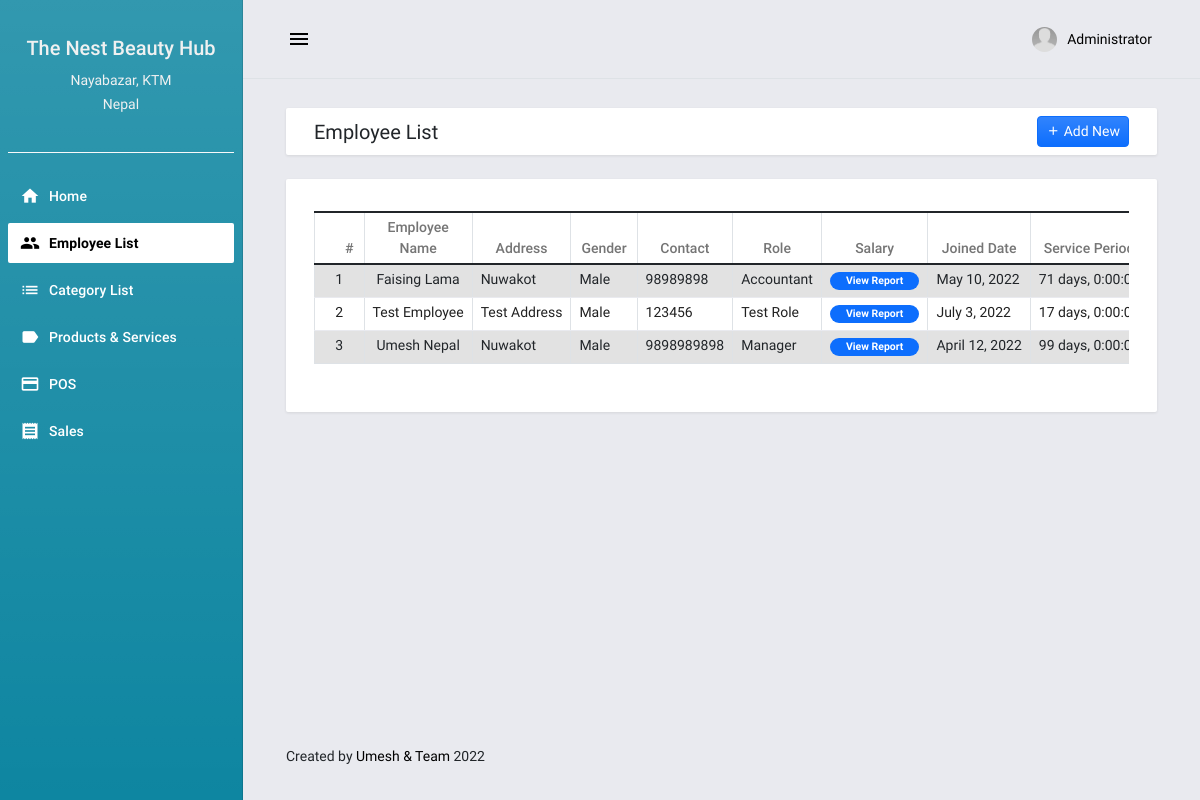
Screenshot of /employee (signed in) with the database file from the repository.
### posApp/models.py (models this page shows, shortened)
class Employee(models.Model):
    Full_Name = models.TextField(null=True)
    Address = models.TextField(blank=True,null= True)
    Contact = models.TextField(null=True)
    Joined_Date = models.DateField(blank=True,null= True)
    Gender = models.TextField(null=True)
    Salary = models.IntegerField(null=True)
    Role = models.TextField(null=True)

### posApp/views.py (the view)
# urls.py: path('employee', views.employee, name="employee-page"),
@login_required()
def employee(request):
    employees=Employee.objects.all().order_by('Full_Name')
    today = date.today()
    if request.method == 'POST':
        fullName = request.POST.get('fullName')
        address = request.POST.get('address')
        gender = request.POST.get('gender')
        contact = request.POST.get('contact')
        salary = request.POST.get('salary')
        role = request.POST.get('role')
        joinedDate = request.POST.get('joinedDate')
        data=Employee(Full_Name=fullName,Address=address,Gender=gender,Contact=contact,Salary=salary,Role=role,Joined_Date=joinedDate)
        data.save()
        messages.success(request, 'New Employee Added Successfully!')
        return redirect('employee-page')
    else:
        context = {
            'page_title' : "Employee",
            'employee':employees,
            'today':today
        }
        return render(request, 'posApp/employee.html',context)

### posApp/templates/posApp/employee.html (shortened to what this page needs)
{% extends "posApp/base.html" %} {% block pageContent %}
{% load mathfilters %}
<div class="mdc-layout-grid__cell stretch-card mdc-layout-grid__cell--span-12">
    <div class="mdc-card py-2">
        <div class="d-flex justify-content-between align-items-center">
            <h4 class="card-title mb-0">Employee List</h4>
            <div class="text-start">
                <button class="btn btn-primary bg-gradient btn-sm rounded-2" id="create_new" data-bs-toggle="modal" data-bs-target="#exampleModal"><i class="mdi mdi-plus"></i><span> Add New</span></button>
            </div>
        </div>
    </div>
</div>
<div class="mdc-layout-grid__cell stretch-card mdc-layout-grid__cell--span-12">
    <div class="mdc-card">
        <div class="table-responsive">
            <table class="table table-striped table-bordered">
                <colgroup>
                    <col width="5%">
                    <col width="15%">
                    <col width="10%">
                    <col width="10%">
                    <col width="10%">
                    <col width="15%">
                    <col width="15%">
                    <col width="10%">
                    <col width="10%">
                    <col width="10%">
                </colgroup>
                <thead>
                    <tr>
                        <th class="text-center py-1">#</th>
                        <th class="text-center py-1">Employee Name</th>
                        <th class="text-center py-1">Address</th>
                        <th class="text-center py-1">Gender</th>
                        <th class="text-center py-1">Contact</th>
                        <th class="text-center py-1">Role</th>
                        <th class="text-center py-1">Salary</th>
                        <th class="text-center py-1">Joined Date</th>
                        <th class="text-center py-1">Service Period</th>
                    </tr>
                </thead>
                <tbody>
                    {% for emp in employee %}
                    <tr>
                        <td class="px-2 py-1 text-center">{{ forloop.counter }}</td>
                        <td class="px-2 py-1 text-center">{{ emp.Full_Name }}</td>
                        <td class="px-2 py-1 text-start">{{ emp.Address }}</td>
                        <td class="px-2 py-1 text-start">{{ emp.Gender }}</td>
                        <td class="px-2 py-1 text-start">{{ emp.Contact }}</td>
                        <td class="px-2 py-1 text-start">{{ emp.Role }}</td>
                        <td class="px-2 py-1 text-start"><a href="{% url 'salary' emp.pk emp.Full_Name %}"><span class="badge bg-primary rounded-pill px-3">View Report</span></a></td>
                        <td class="px-2 py-1 text-start">{{ emp.Joined_Date }}</td>
                        <td class="px-2 py-1 text-start">{{today|sub:emp.Joined_Date}}</td>
                    </tr>
                    {% endfor %}
                </tbody>
            </table>
        </div>
    </div>
</div>
{% endblock pageContent %}

### posApp/templates/posApp/topNavigation.html (shortened to what this page needs)
{% load static %}
<header class="mdc-top-app-bar border-bottom shadow ">
    <div class="mdc-top-app-bar__row">
        <div class="mdc-top-app-bar__section mdc-top-app-bar__section--align-start">
            <button class="material-icons mdc-top-app-bar__navigation-icon mdc-icon-button sidebar-toggler">menu</button>
        </div>
        <div class="mdc-top-app-bar__section mdc-top-app-bar__section--align-end mdc-top-app-bar__section-right">
            <div class="menu-button-container menu-profile d-none d-md-block">
                <button class="mdc-button mdc-menu-button">
                    <span class="d-flex align-items-center">
                    <span class="figure">
                        <img src="{% static 'posApp/assets/material-admin/images/faces/ava.jpg' %}" alt="user" class="user">
                    </span>
                    <span class="user-name">{{ user.first_name }}</span>
                    </span>
                </button>
            </div>
        </div>
    </div>
</header>

### static/posAPP/assets/default/css/style.css (style rules this page uses)
html, body { height: 100%; width: 100%; }
.bg-primary { background: var(--bs-primary) !important; }

### rows the page displays
Employee: Full_Name "Faising Lama", Address "Nuwakot", Gender "Male", Contact "98989898", Role "Accountant", Joined_Date "May 10, 2022", Joined_Date "71 days,…"
Employee: Full_Name "Test Employee", Address "Test Address", Gender "Male", Contact "123456", Role "Test Role", Joined_Date "July 3, 2022", Joined_Date "17 days,…"
Employee: Full_Name "Umesh Nepal", Address "Nuwakot", Gender "Male", Contact "9898989898", Role "Manager", Joined_Date "April 12, 2022", Joined_Date "99 days,…"

### other values shown
{{ user.first_name }} "Administrator"
